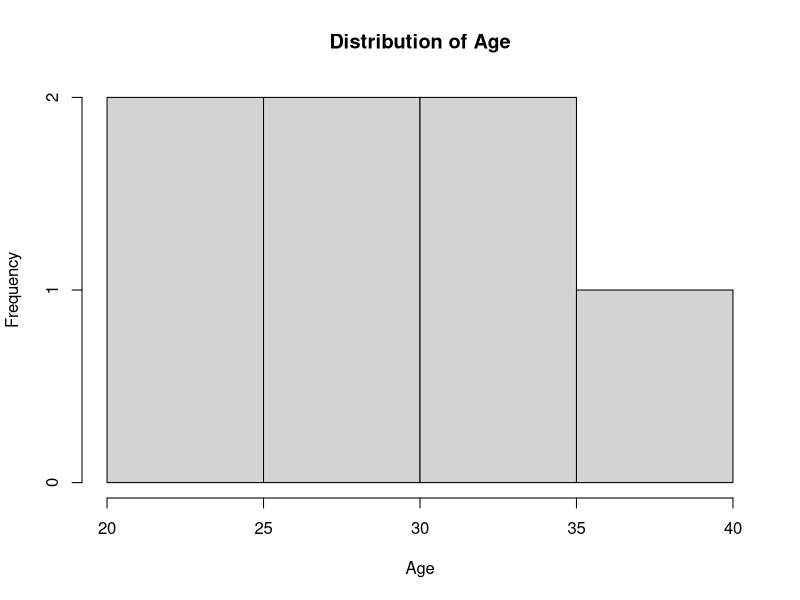
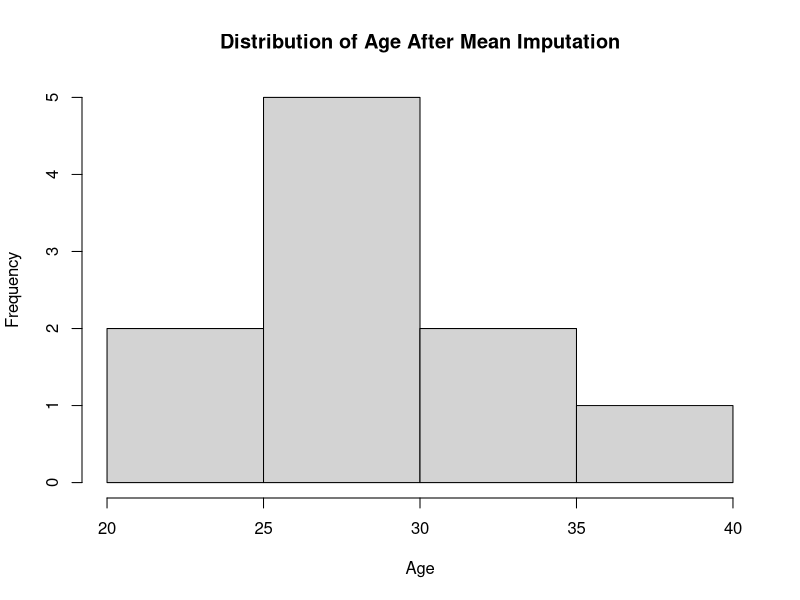

Write R code to recreate these figures, in order.
## ---- chunk 1
df1 <- data.frame(
  id = c("1", " 2 ", " 3 ", "4","5","6"," 7 ","8","9","10"),
  age = c(25, NA, 31, 28, 40, NA, 22, 35, 29, NA),
  income = c(50000, 60000, NA, 65000, 72000, 68000, NA, 74000, 69000, 71000)
)

survey <- data.frame(
  RespondentID = c("R1","R2","R2","R4","R5","R6","R7","R8","R9", NA,"R10","R11","R12","R13","R14","R15","R16","R17","R18", NA),
  Age_Group = c("18-24","25-34","25-34","35-44","18 - 24","45 - 54","18-24","25-34","35-44","25-34","18-24","25-34","25-34","35-44","18 - 24","45 - 54","18-24","25-34","35-44","25-34"),
  Satisfaction = c("5","4","4","3","5", NA, "2","4","3","4","5","4","4","3","5", NA, "2","4","3","4"),
  Would_Recommend = c("yes","YES"," YES  ","no ","YES ","no  ","YES","no", NA,"yes ","yes","YES"," YES ","NO","No","no","YES","no", NA,"yes "),
  stringsAsFactors = FALSE
)

library(tidyverse)
## ---- chunk 2
# preview the raw, uncleaned data
survey
## ---- chunk 3
# view all rows sharing the same RespondentID
survey[survey$RespondentID == "R2", ]

# exclude NA rows to see only the real comparison
survey[survey$RespondentID == "R2" & !is.na(survey$RespondentID), ]

# systematically check the whole dataset for duplicate rows
duplicated(survey)

# remove the duplicates
survey <- survey[!duplicated(survey), ]

# verify it worked
nrow(survey)
survey[survey$RespondentID == "R2" & !is.na(survey$RespondentID), ]
## ---- chunk 4
# check inconsistencies (base R)
table(survey$Would_Recommend)

# base R fix
survey$Would_Recommend <- tolower(trimws(survey$Would_Recommend))
table(survey$Would_Recommend)
## ---- chunk 5
# tidyverse fix
survey$Would_Recommend <- str_squish(survey$Would_Recommend)
survey$Would_Recommend <- str_to_lower(survey$Would_Recommend)
table(survey$Would_Recommend)

# tidyverse piped version
survey$Would_Recommend <- survey$Would_Recommend %>%
  str_squish() %>%
  str_to_lower()
table(survey$Would_Recommend)
## ---- chunk 6
# check inconsistencies
table(survey$Age_Group)

# base R fix
survey$Age_Group <- gsub(" - ", "-", survey$Age_Group)
table(survey$Age_Group)
## ---- chunk 7
# first stringr attempt, didn't fully fix spacing
survey$Age_Group <- str_squish(survey$Age_Group)
survey$Age_Group <- str_trim(survey$Age_Group)
table(survey$Age_Group)

# targeted fix using str_replace_all()
survey$Age_Group <- str_replace_all(survey$Age_Group, " - ", "-")
table(survey$Age_Group)

# tidyverse piped version
survey$Age_Group <- survey$Age_Group %>%
  str_replace_all(" - ", "-")
table(survey$Age_Group)
## ---- chunk 8
# check current type and values
str(survey$Satisfaction)
table(survey$Satisfaction)

# base R fix
survey$Satisfaction <- as.numeric(survey$Satisfaction)
str(survey$Satisfaction)
table(survey$Satisfaction)
## ---- chunk 9
# tidyverse fix
survey$Satisfaction <- survey$Satisfaction %>%
  as.numeric()
str(survey$Satisfaction)
## ---- chunk 10
# check how many are missing, and view those rows
sum(is.na(survey$RespondentID))
survey[is.na(survey$RespondentID), ]

# decision: label unknown IDs rather than drop the rows
survey$RespondentID[is.na(survey$RespondentID)] <- "R_unknown_1"

# verify it worked
sum(is.na(survey$RespondentID))
survey[survey$RespondentID == "R_unknown_1", ]
## ---- chunk 11
# a small practice dataset with some missing values in age and income
df1
## ---- chunk 12
# check for missing values
sum(is.na(df1$age))
df1[is.na(df1$age), ]

# check the shape of the distribution before imputing anything
hist(df1$age, main = "Distribution of Age", xlab = "Age")

# compare mean and median
mean(df1$age, na.rm = TRUE)
median(df1$age, na.rm = TRUE)

# mean (30) and median (29) were close, with no major outlier or skew,
# so mean imputation was a reasonable, defensible choice here

# apply mean imputation
df1$age[is.na(df1$age)] <- mean(df1$age, na.rm = TRUE)

# verify it worked
sum(is.na(df1$age))

# check the shape again after imputing, to see the effect
hist(df1$age, main = "Distribution of Age After Mean Imputation", xlab = "Age")
## ---- chunk 13
# reset a fresh copy of the data (since df1 was already modified above)
df1_tidy <- data.frame(
  age = c(25, NA, 31, 28, 40, NA, 22, 35, 29, NA)
)

# apply mean imputation using dplyr's mutate and ifelse
df1_tidy <- df1_tidy %>%
  mutate(age = ifelse(is.na(age), mean(age, na.rm = TRUE), age))

# verify it worked
sum(is.na(df1_tidy$age))
df1_tidy$age
